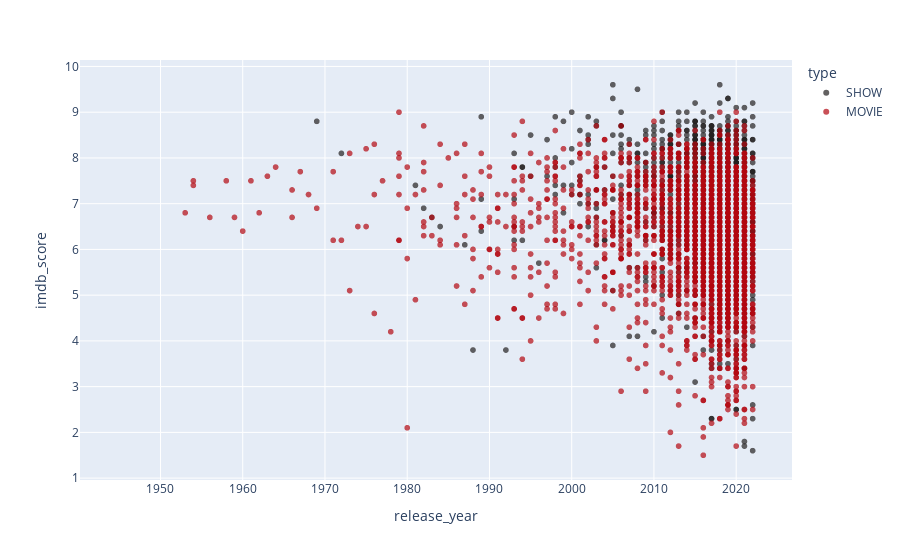

The notebook cell saved with this chart:
### Markdown cell above
# IMDB Score

### Code cell
px.scatter(titles, x="release_year", y="imdb_score",
           color="type",
           color_discrete_map=COLOR_MAP_TYPE,
           opacity=0.7)

### Figure 1 — Plotly figure (JSON) as saved in the notebook; plotly's stock layout.template omitted (floating-point values rounded to 4 significant figures; data arrays with more than 128 entries replaced by an {"elided": "..."} marker saying what was removed)
{"data": [{"hovertemplate": "type=SHOW<br>release_year=%{x}<br>imdb_score=%{y}<extra></extra>", "legendgroup": "SHOW", "marker": {"color": "#221f1f", "opacity": 0.7, "symbol": "circle"}, "mode": "markers", "name": "SHOW", "showlegend": true, "x": {"elided": "2047 int values"}, "xaxis": "x", "y": {"elided": "2047 float values"}, "yaxis": "y", "type": "scattergl"}, {"hovertemplate": "type=MOVIE<br>release_year=%{x}<br>imdb_score=%{y}<extra></extra>", "legendgroup": "MOVIE", "marker": {"color": "#b20710", "opacity": 0.7, "symbol": "circle"}, "mode": "markers", "name": "MOVIE", "showlegend": true, "x": {"elided": "3759 int values"}, "xaxis": "x", "y": {"elided": "3759 float values"}, "yaxis": "y", "type": "scattergl"}], "layout": {"xaxis": {"anchor": "y", "domain": [0.0, 1.0], "title": {"text": "release_year"}}, "yaxis": {"anchor": "x", "domain": [0.0, 1.0], "title": {"text": "imdb_score"}}, "legend": {"title": {"text": "type"}, "tracegroupgap": 0}, "margin": {"t": 60}}}
